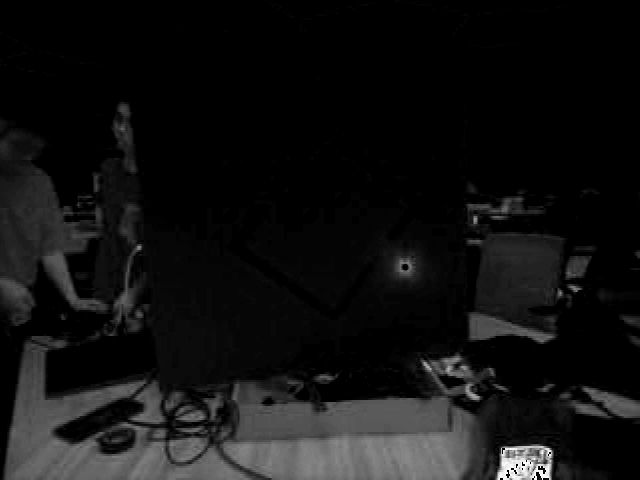
#> input picture Laser_Path/image_gap.png, 640 x 480 px, given in place of ad.png, which was not available
$ jupyter execute Photo_Transfer.ipynb
#> lines starting #> are read from the running program, lines starting #| are printed output that depends on the picture; after the words box and inside, x2 and y2 are one past the last pixel; in counts of white or black regions, pixels touching at a corner belong together; pictures that were not available may be replaced by others from this repository, and a replacement may not be noted
[cell 1]
from PIL import Image
import pylab as pl
from scipy import ndimage
import numpy as np
import scipy.ndimage
import matplotlib.pyplot as plt
from matplotlib.patches import Polygon
import cv2
import math
import serial
import time
from PIL import Image
from scipy import ndimage
import scipy.ndimage
from matplotlib.patches import Polygon

[cell 2]
border_point=np.array([[10,10],[20,500],[320,450],[400,20]])
circle_center=np.ones(2)
circle_center[0]=int(np.sum(border_point[:,0])/(np.size(border_point[:,0])+0.001))
circle_center[1]=int(np.sum(border_point[:,1])/(np.size(border_point[:,1])+0.001))
# 首先对于获取的边界点，我们先分别生成正方形和圆的坐标
# 然后我们直接使用M矩阵将坐标变换成想要的坐标
# 其中，两个坐标将是分别生成的，以保留顺序
gray=np.zeros((480,640))
ad=cv2.imread('ad.png')
#> ad is the input picture: shape (480, 640, 3); min 0, max 255, mean 18.1
square_origin=cv2.imread('square_origin.png')
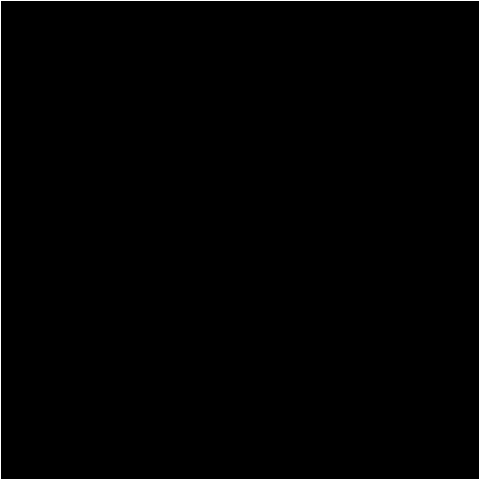
#> input picture Laser_Path/square_origin.png, 480 x 480 px
#> square_origin is the input picture: shape (480, 480, 3); 0.83% white in thin lines or dots
circle_origin=cv2.imread('circle_origin.png')
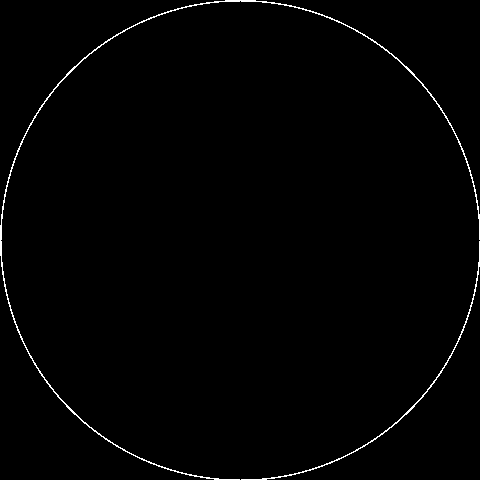
#> input picture Laser_Path/circle_origin.png, 480 x 480 px
#> circle_origin is the input picture: shape (480, 480, 3); 0.99% white in thin lines or dots
# 原先的点
pts = np.float32([[0,0],[0,square_origin.shape[1]],[square_origin.shape[0],square_origin.shape[1]],[square_origin.shape[0],0]])
#> pts = [[0, 0], [0, 480], [480, 480], [480, 0]]
# # 后面的点
border_point=np.array([[10,10],[20,500],[320,450],[400,20]])
# 由于变换的特殊性，这里后面的点是列行，反着来的
border_point_1=np.zeros(np.shape(border_point))
border_point_1[:,0]=border_point[:,1]
border_point_1[:,1]=border_point[:,0]
pts1 = np.float32(border_point_1)
# 生成最为关键的变换矩阵
M = cv2.getPerspectiveTransform(pts,pts1)
# 变换正方形
square_trans = cv2.warpPerspective(square_origin,M,(ad.shape[1],ad.shape[0]))
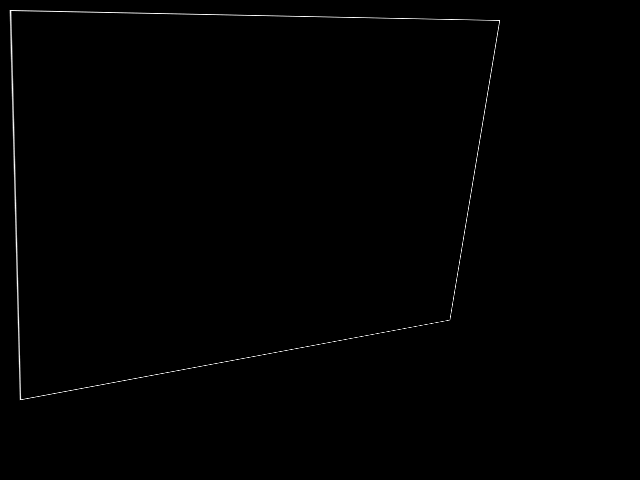
#> square_trans: shape (480, 640, 3); min 0, max 255, mean 1.1
square_trans = cv2.cvtColor(square_trans, cv2.COLOR_RGB2GRAY)
#> square_trans: shape (480, 640)
_, square_trans = cv2.threshold(square_trans, 127, 255, cv2.THRESH_BINARY)
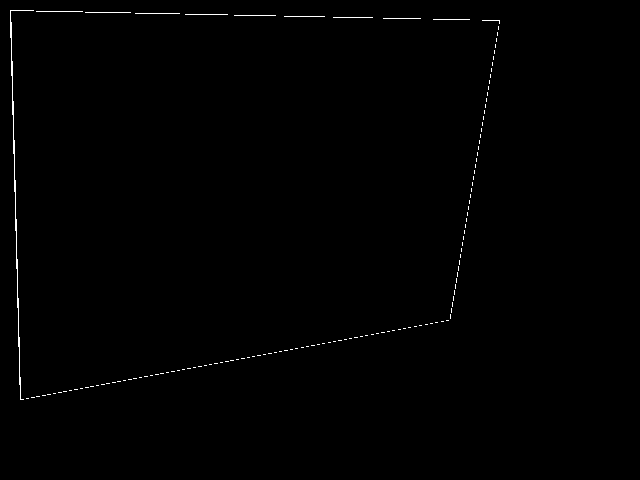
#> square_trans: shape (480, 640); 0.46% white in thin lines or dots, all inside (x1, y1, x2, y2) = (10, 10, 500, 400)
# 变换圆
circle_trans = cv2.warpPerspective(circle_origin,M,(ad.shape[1],ad.shape[0]))
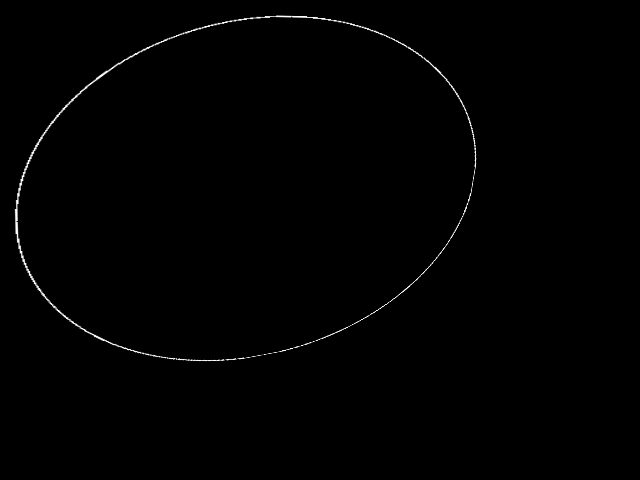
#> circle_trans: shape (480, 640, 3); min 0, max 255, mean 1.3
circle_trans = cv2.cvtColor(circle_trans, cv2.COLOR_RGB2GRAY)
#> circle_trans: shape (480, 640)
_, circle_trans = cv2.threshold(circle_trans, 127, 255, cv2.THRESH_BINARY)
#> circle_trans: shape (480, 640); 0.53% white in thin lines or dots, all inside (x1, y1, x2, y2) = (15, 16, 476, 361)

[cell 3]
# 然后获取每条直线的斜率（方向）,范围是0到2*pi
k_angle = np.array(range(0, int(200 * (2 * math.pi)), 5)) / 200 - math.pi
# 获取边框上的点，用于之后遍历路径
stripe = np.array(np.where(square_trans))
stripe_center = circle_center
# 获取整个图面的中心点
# 所有的点都是以行列的形式标注的，先取行，再取列
square_trans[int(stripe_center[0]), int(stripe_center[1])] = 255
# 接下来找出每个有值的点所具有对应三角值
# 找出相对位置
k_re = stripe[0, :] - stripe_center[0], stripe[1, :] - stripe_center[1]
k_re = np.array(k_re)
k_stripe_pi = np.arctan2(k_re[0, :], k_re[1, :])
#> k_stripe_pi = 1412 values, max 3.14 at index 774, min -3.14 at index 772, mean -0.126
# 找出所有的斜率对应的最接近的点
# 将找出的边界点存入对应的road_point矩阵中,最后保存为square_point
# road用于显示最后的路径图像
# road_point收集有顺序的点坐标
road=np.zeros(np.shape(gray))
road_point=np.ones((np.size(k_angle),2))
for k in range(0, np.size(k_angle)):
    k_rela = np.abs(k_stripe_pi - k_angle[k])
    min_index = np.argmin(k_rela)
    # road[int(stripe[0, min_index]), int(stripe[1, min_index])] = 255
    road_point[k,:]=[int(stripe[0, min_index]), int(stripe[1, min_index])]
#> this loop made 252 passes
#> min_index on passes 1 to 3: 772, 758, 747
#> after the loop, road_point = 252 pairs, first value 10 to 399, second value 10 to 498
square_point_num=np.shape(road_point)[0]
#> square_point_num = 252
# 调整正方形的顺序
square_point=np.zeros(np.shape(road_point))
square_point[0:int(square_point_num/8*7),:]=road_point[(int(square_point_num)-int(square_point_num/8*7))-1:square_point_num-1,:]
square_point[int(square_point_num/8*7)-1:int(square_point_num)-1,:]=road_point[0:int(square_point_num-int(square_point_num/8*7)),:]

[cell 4]
# 获取边框上的点，用于之后遍历路径
stripe = np.array(np.where(circle_trans))
# 获取整个图面的中心点
# 所有的点都是以行列的形式标注的，先取行，再取列
circle_trans[int(stripe_center[0]), int(stripe_center[1])] = 255
# 接下来找出每个有值的点所具有对应三角值
# 找出相对位置
k_re = stripe[0, :] - stripe_center[0], stripe[1, :] - stripe_center[1]
k_re = np.array(k_re)
k_stripe_pi = np.arctan2(k_re[0, :], k_re[1, :])
#> k_stripe_pi = 1631 values, max 3.14 at index 849, min -3.14 at index 847, mean 0.0463
# 找出所有的斜率对应的最接近的点
# 将找出的边界点存入对应的road_point矩阵中,最后保存为square_point
# road用于显示最后的路径图像
# road_point收集有顺序的点坐标
# road=np.zeros(np.shape(gray))
road_point=np.ones((np.size(k_angle),2))
for k in range(0, np.size(k_angle)):
    k_rela = np.abs(k_stripe_pi - k_angle[k])
    min_index = np.argmin(k_rela)
    # road[int(stripe[0, min_index]), int(stripe[1, min_index])] = 255
    road_point[k,:]=[int(stripe[0, min_index]), int(stripe[1, min_index])]
#> this loop made 252 passes
#> min_index on passes 1 to 3: 847, 833, 823
#> after the loop, road_point = 252 pairs, first value 16 to 360, second value 15 to 475
circle_point_num=np.shape(road_point)[0]
#> circle_point_num = 252
# 调整圆的顺序
circle_point=np.zeros(np.shape(road_point))
circle_point[0:int(circle_point_num/8*7),:]=road_point[(int(circle_point_num)-int(circle_point_num/8*7))-1:circle_point_num-1,:]
circle_point[int(circle_point_num/8*7)-1:int(circle_point_num)-1,:]=road_point[0:int(circle_point_num-int(circle_point_num/8*7)),:]
